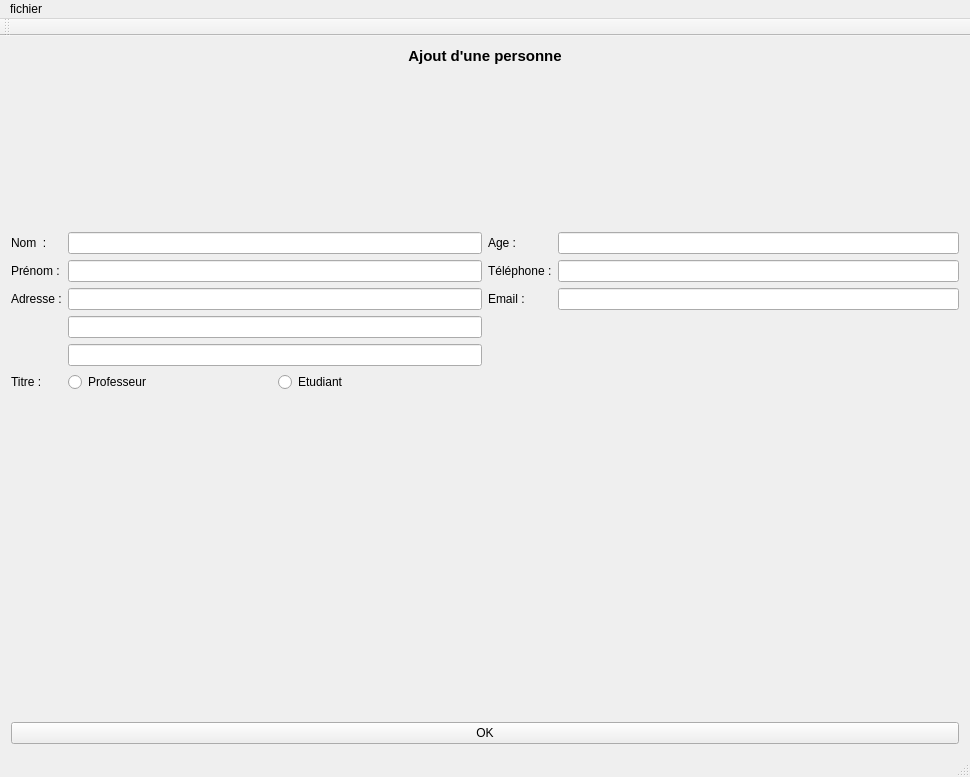
<?xml version="1.0" encoding="UTF-8"?>
<ui version="4.0">
 <class>polyClass</class>
 <widget class="QMainWindow" name="polyClass">
  <property name="geometry">
   <rect>
    <x>0</x>
    <y>0</y>
    <width>970</width>
    <height>777</height>
   </rect>
  </property>
  <property name="sizePolicy">
   <sizepolicy hsizetype="Preferred" vsizetype="Preferred">
    <horstretch>0</horstretch>
    <verstretch>0</verstretch>
   </sizepolicy>
  </property>
  <property name="windowTitle">
   <string>STS La Providence</string>
  </property>
  <widget class="QWidget" name="centralWidget">
   <layout class="QVBoxLayout" name="verticalLayout_2">
    <item>
     <layout class="QVBoxLayout" name="mainVerticalLayout">
      <item>
       <layout class="QHBoxLayout" name="TitelLayout">
        <item>
         <widget class="QLabel" name="TitelLabel">
          <property name="enabled">
           <bool>true</bool>
          </property>
          <property name="font">
           <font>
            <pointsize>11</pointsize>
            <weight>75</weight>
            <bold>true</bold>
           </font>
          </property>
          <property name="text">
           <string>Ajout d'une personne</string>
          </property>
          <property name="alignment">
           <set>Qt::AlignHCenter|Qt::AlignTop</set>
          </property>
         </widget>
        </item>
       </layout>
      </item>
      <item>
       <layout class="QHBoxLayout" name="FromContainerLayout">
        <item>
         <layout class="QFormLayout" name="FormLayoutLeft">
          <item row="0" column="0">
           <widget class="QLabel" name="label_3">
            <property name="text">
             <string>Nom  :</string>
            </property>
           </widget>
          </item>
          <item row="0" column="1">
           <widget class="QLineEdit" name="FirstNameEdit"/>
          </item>
          <item row="1" column="0">
           <widget class="QLabel" name="label_5">
            <property name="text">
             <string>Prénom :</string>
            </property>
           </widget>
          </item>
          <item row="1" column="1">
           <widget class="QLineEdit" name="NameEdit"/>
          </item>
          <item row="2" column="0">
           <widget class="QLabel" name="label_4">
            <property name="text">
             <string>Adresse :</string>
            </property>
           </widget>
          </item>
          <item row="2" column="1">
           <widget class="QLineEdit" name="AdressLineEdit1"/>
          </item>
          <item row="3" column="1">
           <widget class="QLineEdit" name="AdressLineEdit2"/>
          </item>
          <item row="4" column="1">
           <widget class="QLineEdit" name="AdressLineEdit3"/>
          </item>
          <item row="5" column="0">
           <widget class="QLabel" name="label_12">
            <property name="text">
             <string>Titre : </string>
            </property>
           </widget>
          </item>
          <item row="5" column="1">
           <layout class="QHBoxLayout" name="horizontalLayout_2">
            <item>
             <widget class="QRadioButton" name="ProfRadioBtn">
              <property name="text">
               <string>Professeur</string>
              </property>
             </widget>
            </item>
            <item>
             <widget class="QRadioButton" name="EtudiantRadioBtn">
              <property name="text">
               <string>Etudiant</string>
              </property>
             </widget>
            </item>
           </layout>
          </item>
         </layout>
        </item>
        <item>
         <layout class="QFormLayout" name="FormLayoutRight">
          <item row="0" column="0">
           <widget class="QLabel" name="label_2">
            <property name="text">
             <string>Age :</string>
            </property>
           </widget>
          </item>
          <item row="0" column="1">
           <widget class="QLineEdit" name="AgeEdit"/>
          </item>
          <item row="1" column="0">
           <widget class="QLabel" name="label_6">
            <property name="text">
             <string>Téléphone :</string>
            </property>
           </widget>
          </item>
          <item row="1" column="1">
           <widget class="QLineEdit" name="TelephoneEdit"/>
          </item>
          <item row="2" column="0">
           <widget class="QLabel" name="label_7">
            <property name="text">
             <string>Email :</string>
            </property>
           </widget>
          </item>
          <item row="2" column="1">
           <widget class="QLineEdit" name="EmailEdit"/>
          </item>
         </layout>
        </item>
       </layout>
      </item>
      <item>
       <widget class="BaseHumainForm" name="widget" native="true">
        <property name="sizePolicy">
         <sizepolicy hsizetype="Preferred" vsizetype="Minimum">
          <horstretch>0</horstretch>
          <verstretch>0</verstretch>
         </sizepolicy>
        </property>
        <property name="minimumSize">
         <size>
          <width>0</width>
          <height>300</height>
         </size>
        </property>
       </widget>
      </item>
      <item>
       <widget class="QPushButton" name="pushButton_2">
        <property name="text">
         <string>OK</string>
        </property>
       </widget>
      </item>
     </layout>
    </item>
   </layout>
  </widget>
  <widget class="QMenuBar" name="menuBar">
   <property name="geometry">
    <rect>
     <x>0</x>
     <y>0</y>
     <width>970</width>
     <height>21</height>
    </rect>
   </property>
   <widget class="QMenu" name="menufichier">
    <property name="title">
     <string>fichier</string>
    </property>
    <addaction name="separator"/>
    <addaction name="separator"/>
    <addaction name="actionajouter"/>
    <addaction name="separator"/>
    <addaction name="actionaffichage"/>
    <addaction name="separator"/>
    <addaction name="actionquitter"/>
   </widget>
   <addaction name="menufichier"/>
  </widget>
  <widget class="QToolBar" name="mainToolBar">
   <attribute name="toolBarArea">
    <enum>TopToolBarArea</enum>
   </attribute>
   <attribute name="toolBarBreak">
    <bool>false</bool>
   </attribute>
  </widget>
  <widget class="QStatusBar" name="statusBar"/>
  <action name="actionajouter">
   <property name="text">
    <string>ajouter</string>
   </property>
  </action>
  <action name="actionaffichage">
   <property name="text">
    <string>affichage</string>
   </property>
  </action>
  <action name="actionquitter">
   <property name="text">
    <string>quitter</string>
   </property>
  </action>
 </widget>
 <layoutdefault spacing="6" margin="11"/>
 <customwidgets>
  <customwidget>
   <class>BaseHumainForm</class>
   <extends>QWidget</extends>
   <header>basehumainform.h</header>
   <container>1</container>
  </customwidget>
 </customwidgets>
 <resources>
  <include location="poly.qrc"/>
 </resources>
 <connections/>
</ui>
